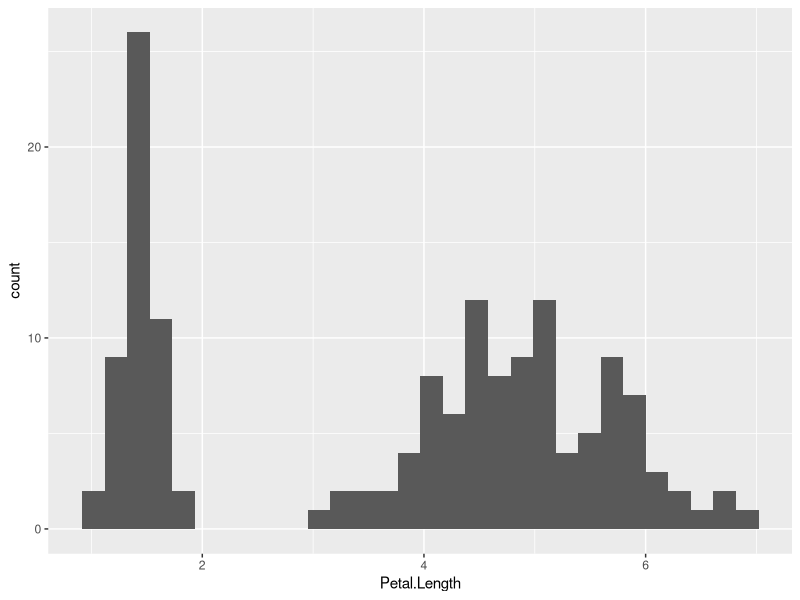
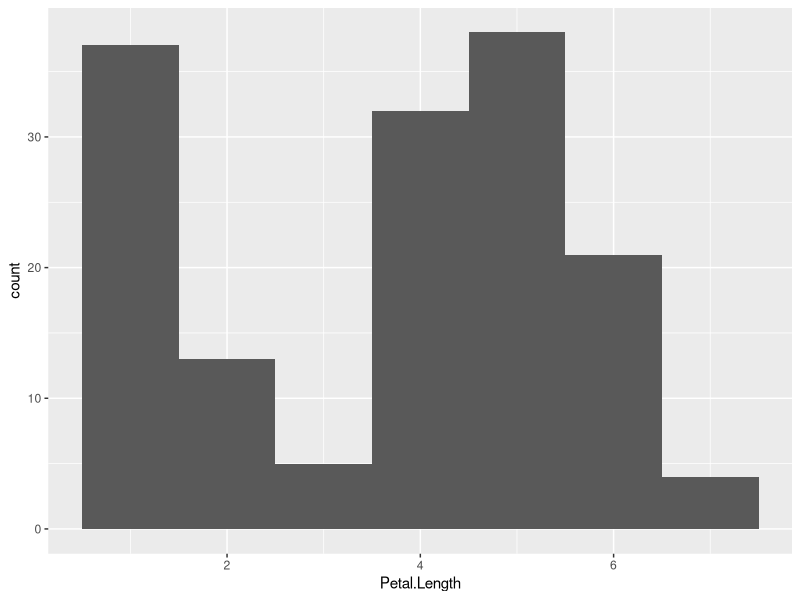
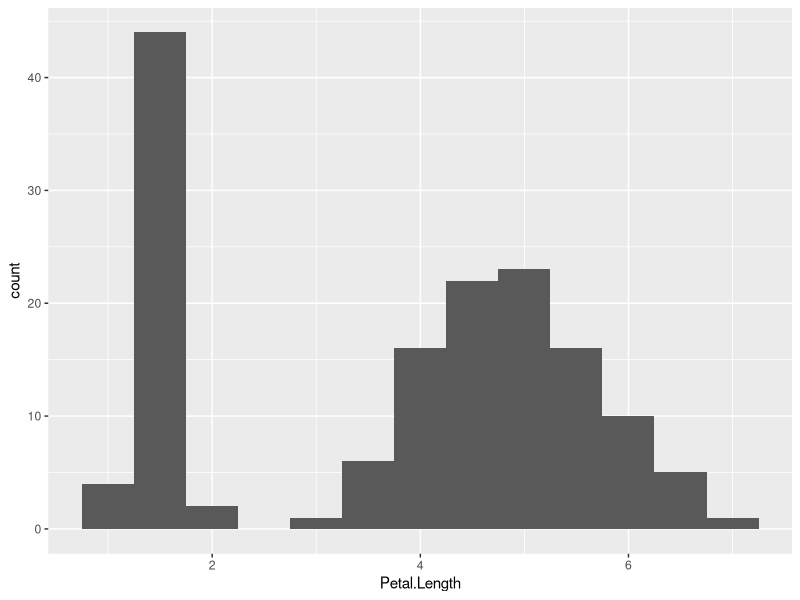
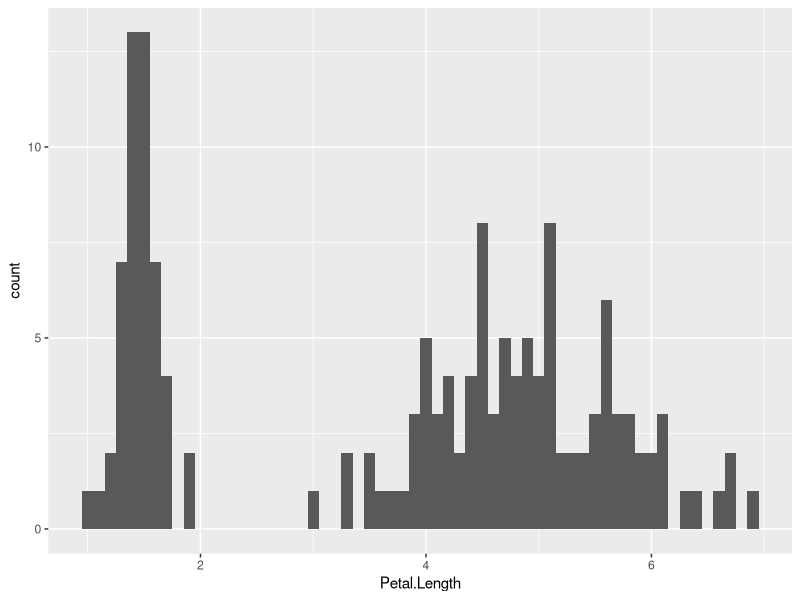
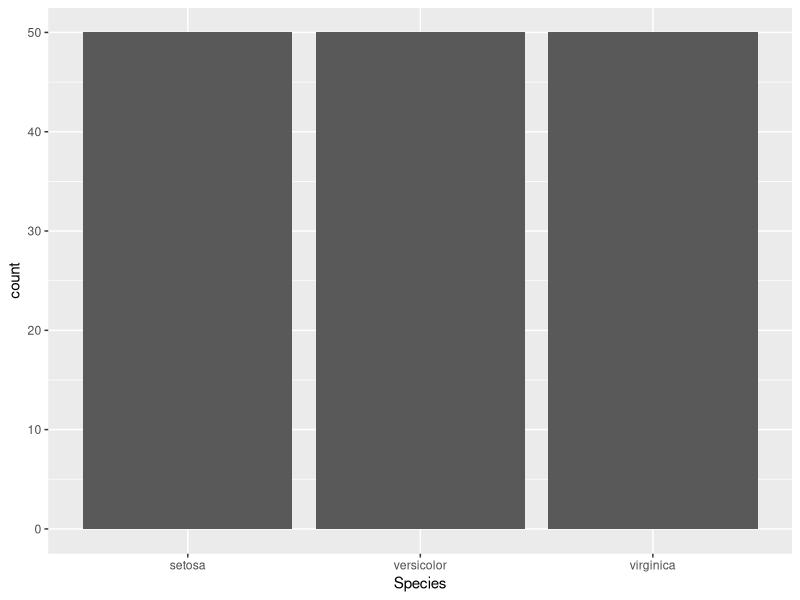
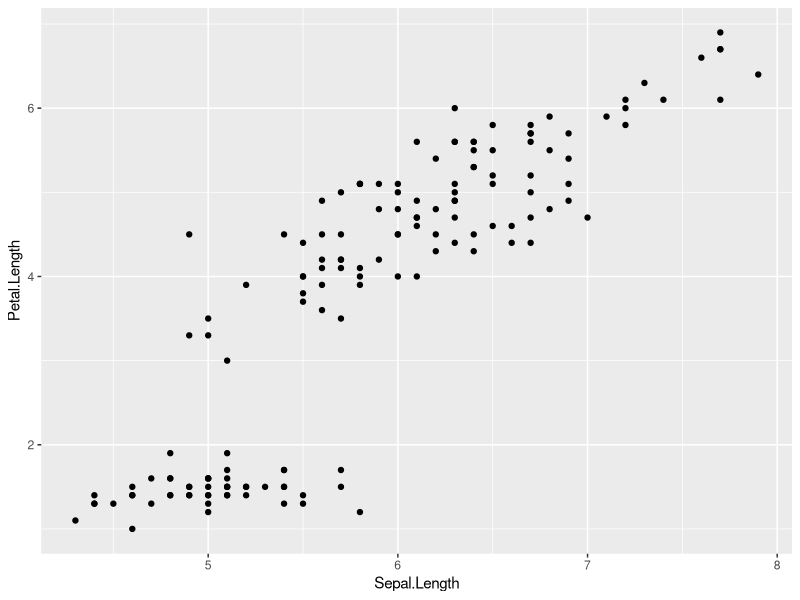
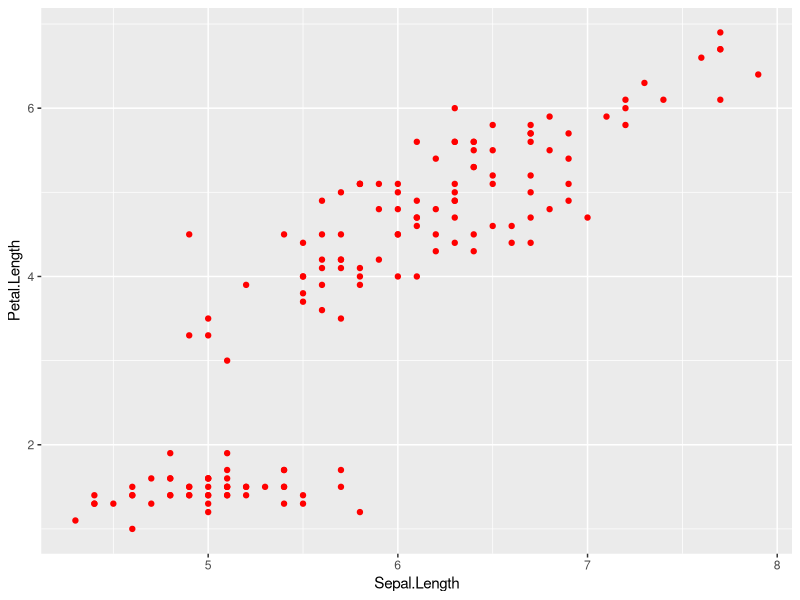
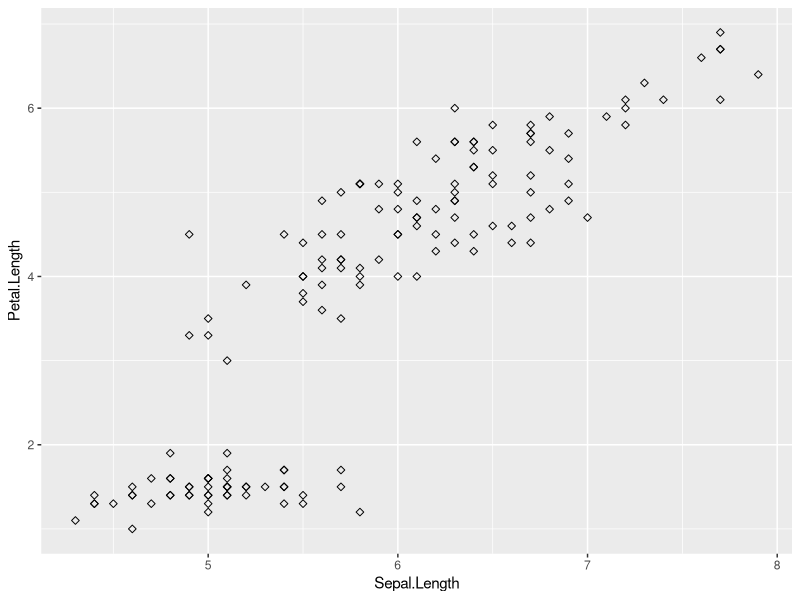

Recreate these plots in R, in order.

# Cargo datos de ejemplo
# es un data set de ejemplo llamado "iris" que viene instalado con R

datos<-iris

# observo los datos

# en el area de trabajo:
## toca sobre "datos", mira la planilla y cerrala
## toca sobre el ícono azul con triangulito blanco a la izquierda de "datos"

# cargo la libreria

library(ggplot2)

# UNA VARIABLE ####

## HISTOGRAMA DE FRECUENCIAS (VARIABLE NUMERICA)

ggplot(data=datos,aes(x=Petal.Length))+
  geom_histogram()

### cambio el intervalo de las barras

ggplot(data=datos,aes(x=Petal.Length))+
  geom_histogram(binwidth=1)

ggplot(data=datos,aes(x=Petal.Length))+
  geom_histogram(binwidth=0.5)

ggplot(data=datos,aes(x=Petal.Length))+
  geom_histogram(binwidth=0.1)

## DISTRIBUCIÓN DE FRECUENCIAS (VARIABLE CATEGÓRICA)

ggplot(data=datos,aes(x=Species))+
  geom_bar()

# DOS VARIABLES ####

## NUMERICA VS NUMERICA

ggplot(data=datos,aes(x=Sepal.Length,y=Petal.Length))+
  geom_point()

#### Estética

ggplot(data=datos,aes(x=Sepal.Length,y=Petal.Length))+
  geom_point(colour="red")

ggplot(data=datos,aes(x=Sepal.Length,y=Petal.Length))+
  geom_point(shape=5)

ggplot(data=datos,aes(x=Sepal.Length,y=Petal.Length))+
  geom_point(size=6)

## NUMERICA VS CATEGÓRICA

ggplot(data=datos,aes(x=Species,y=Petal.Length))+
  geom_point()

ggplot(data=datos,aes(x=Species,y=Petal.Length))+
  geom_boxplot()

ggplot(data=datos,aes(x=Species,y=Petal.Length))+
  geom_violin()


# TRES VARIABLES - AGRUPAMIENTO ####

# estetica según otra variable categorica
ggplot(data=datos,aes(x=Sepal.Width,y=Petal.Length,colour=Species))+
  geom_point()

ggplot(data=datos,aes(x=Sepal.Width,y=Petal.Length,shape=Species))+
  geom_point()

# TRES VARIABLES - FACET ####

ggplot(data=datos,aes(x=Sepal.Width,y=Petal.Length))+
  geom_point()+
  facet_grid(Species~.)

ggplot(data=datos,aes(x=Sepal.Width,y=Petal.Length))+
  geom_point()+
  facet_grid(.~Species)

# FUNCIONES DE RESUMEN ####

ggplot(data=datos,aes(x=Species,y=Petal.Length))+
  stat_summary(fun.data=mean_se,geom="bar")

## cambio la representación de la capa de resumen

ggplot(data=datos,aes(x=Species,y=Petal.Length))+
  stat_summary(fun.data=mean_se,geom="point")

ggplot(data=datos,aes(x=Species,y=Petal.Length))+
  stat_summary(fun.data=mean_se,geom="errorbar")

### juego un poco superponiendo y cambiando el orden de las capas

ggplot(data=datos,aes(x=Species,y=Petal.Length))+
  geom_point()+
  stat_summary(fun.data=mean_se,geom="bar")

ggplot(data=datos,aes(x=Species,y=Petal.Length))+
  stat_summary(fun.data=mean_se,geom="bar")+
  geom_point()

# qué pasó?

ggplot(data=datos,aes(x=Species,y=Petal.Length))+
  stat_summary(fun.data=mean_se,geom="bar")+
  stat_summary(fun.data=mean_se,geom="errorbar",width=0.3)+
  geom_point()

ggplot(data=datos,aes(x=Species,y=Petal.Length))+
  geom_point(colour="grey")+
  stat_summary(fun.data=mean_se,geom="point",colour="red")+
  stat_summary(fun.data=mean_se,geom="errorbar",width=0.3)

ggsave("miplot.pdf")
ggsave("miplot.png")
ggsave("miplot.jpg")
ggsave("miplot.tiff")
